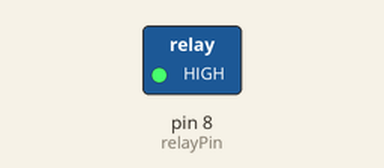
A sketch run on a simulated Arduino Uno, built with avr-gcc and run on an emulated ATmega328P. Parts: switched loads named in the sketch (green lamp = pin HIGH).

Above: at 2.5 s.
At 7.5 s:
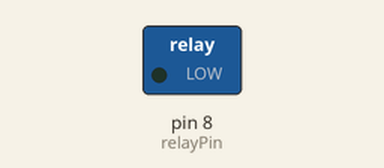
Timing chart, 0 to 13.0 s (numbered marks = the images above):
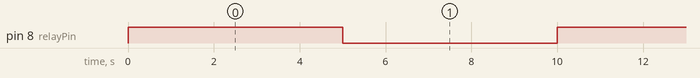

The sketch:

ssr-40-da.ino
```cpp
/*
    Talos Electronics
    Ejemplo relevador de estado sólido SSR-40 DA
*/
int relayPin = 8;

void setup()
{
    // Configurar el pin de control del relé como salida
    pinMode(relayPin, OUTPUT);
}

void loop()
{
    // Encender el relé (activar la carga) durante 5 segundos
    digitalWrite(relayPin, HIGH);
    delay(5000); // Esperar 5 segundos

    // Apagar el relé (desactivar la carga) durante 5 segundos
    digitalWrite(relayPin, LOW);
    delay(5000); // Esperar 5 segundos
}
```

Measured:
- by itself, pin 8 (relayPin): alternates HIGH for 5.0 s and LOW for 5.0 s
